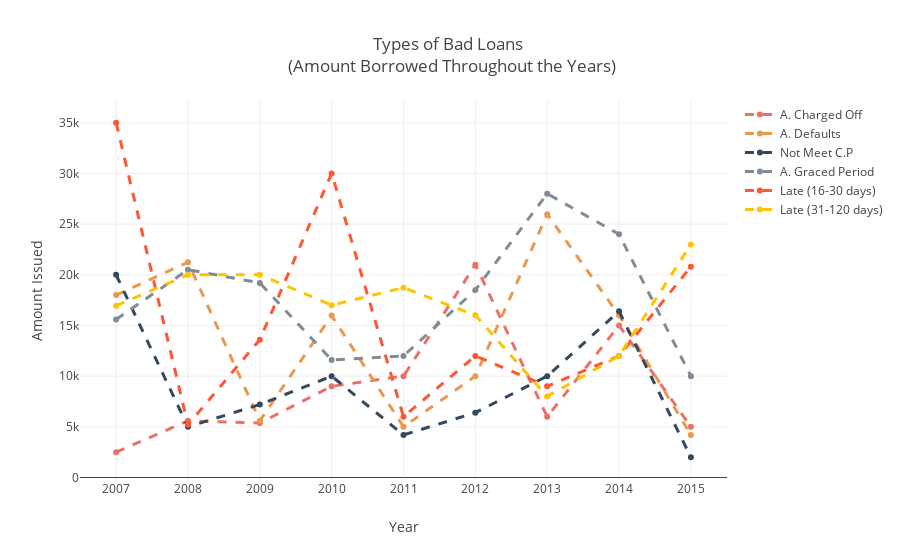

The notebook cell this image was saved under:
### Markdown cell above
Main factors that causes for a loan to be considered a "Bad Loan": low annual income, high debt to income, high interest rates, low grade

### Code cell
title = 'Bad Loans: Loan Statuses'

labels = bad_loan # All the elements that comprise a bad loan.

len(labels)
colors = ['rgba(236, 112, 99, 1)', 'rgba(235, 152, 78, 1)', 'rgba(52, 73, 94, 1)', 'rgba(128, 139, 150, 1)',
         'rgba(255, 87, 51, 1)', 'rgba(255, 195, 0, 1)']

mode_size = [8,8,8,8,8,8]

line_size = [2,2,2,2,2,2]

x_data = [
    sorted(df['year'].unique().tolist()),
    sorted(df['year'].unique().tolist()),
    sorted(df['year'].unique().tolist()),
    sorted(df['year'].unique().tolist()), 
    sorted(df['year'].unique().tolist()),
    sorted(df['year'].unique().tolist()),
]

# type of loans
charged_off = df['loan_amount'].loc[df['loan_status'] == 'Charged Off'].values.tolist()
defaults = df['loan_amount'].loc[df['loan_status'] == 'Default'].values.tolist()
not_credit_policy = df['loan_amount'].loc[df['loan_status'] == 'Does not meet the credit policy. Status:Charged Off'].values.tolist()
grace_period = df['loan_amount'].loc[df['loan_status'] == 'In Grace Period'].values.tolist()
short_late = df['loan_amount'].loc[df['loan_status'] == 'Late (16-30 days)'].values.tolist()
long_late = df['loan_amount'].loc[df['loan_status'] == 'Late (31-120 days)'].values.tolist()

y_data = [
    charged_off,
    defaults,
    not_credit_policy,
    grace_period,
    short_late,
    long_late,
]

p_charged_off = go.Scatter(
    x = x_data[0],
    y = y_data[0],
    name = 'A. Charged Off',
    line = dict(
        color = colors[0],
        width = 3,
        dash='dash')
)

p_defaults = go.Scatter(
    x = x_data[1],
    y = y_data[1],
    name = 'A. Defaults',
    line = dict(
        color = colors[1],
        width = 3,
        dash='dash')
)

p_credit_policy = go.Scatter(
    x = x_data[2],
    y = y_data[2],
    name = 'Not Meet C.P',
    line = dict(
        color = colors[2],
        width = 3,
        dash='dash')
)

p_graced = go.Scatter(
    x = x_data[3],
    y = y_data[3],
    name = 'A. Graced Period',
    line = dict(
        color = colors[3],
        width = 3,
        dash='dash')
)

p_short_late = go.Scatter(
    x = x_data[4],
    y = y_data[4],
    name = 'Late (16-30 days)',
    line = dict(
        color = colors[4],
        width = 3,
        dash='dash')
)

p_long_late = go.Scatter(
    x = x_data[5],
    y = y_data[5],
    name = 'Late (31-120 days)',
    line = dict(
        color = colors[5],
        width = 3,
        dash='dash')
)




data=[p_charged_off, p_defaults, p_credit_policy, p_graced, p_short_late, p_long_late]

layout = dict(title = 'Types of Bad Loans <br> (Amount Borrowed Throughout the Years)',
              xaxis = dict(title = 'Year'),
              yaxis = dict(title = 'Amount Issued'),
              )

fig = dict(data=data, layout=layout)

iplot(fig, filename='line-mode')

### Figure 1 — Plotly figure (JSON) as saved in the notebook; plotly's stock layout.template omitted (floating-point values rounded to 4 significant figures; data arrays with more than 128 entries replaced by an {"elided": "..."} marker saying what was removed)
{"data": [{"line": {"color": "rgba(236, 112, 99, 1)", "dash": "dash", "width": 3}, "name": "A. Charged Off", "type": "scatter", "uid": "71b96d51-d3d6-4a0a-bcc9-cb4f6806a6f5", "x": [2007, 2008, 2009, 2010, 2011, 2012, 2013, 2014, 2015], "y": {"elided": "45248 int values"}}, {"line": {"color": "rgba(235, 152, 78, 1)", "dash": "dash", "width": 3}, "name": "A. Defaults", "type": "scatter", "uid": "4658c026-8c7b-458a-857b-479f1d88f68a", "x": [2007, 2008, 2009, 2010, 2011, 2012, 2013, 2014, 2015], "y": {"elided": "1219 int values"}}, {"line": {"color": "rgba(52, 73, 94, 1)", "dash": "dash", "width": 3}, "name": "Not Meet C.P", "type": "scatter", "uid": "aad21c71-0de5-4e22-addc-30f49ed433e6", "x": [2007, 2008, 2009, 2010, 2011, 2012, 2013, 2014, 2015], "y": {"elided": "761 int values"}}, {"line": {"color": "rgba(128, 139, 150, 1)", "dash": "dash", "width": 3}, "name": "A. Graced Period", "type": "scatter", "uid": "31b31f88-611c-42f0-a5bc-470afbbe8a8a", "x": [2007, 2008, 2009, 2010, 2011, 2012, 2013, 2014, 2015], "y": {"elided": "6253 int values"}}, {"line": {"color": "rgba(255, 87, 51, 1)", "dash": "dash", "width": 3}, "name": "Late (16-30 days)", "type": "scatter", "uid": "21465852-ae14-482a-ad43-c596c1252f37", "x": [2007, 2008, 2009, 2010, 2011, 2012, 2013, 2014, 2015], "y": {"elided": "2357 int values"}}, {"line": {"color": "rgba(255, 195, 0, 1)", "dash": "dash", "width": 3}, "name": "Late (31-120 days)", "type": "scatter", "uid": "6ae5906c-6f08-4dbd-bebd-02ccb9cef690", "x": [2007, 2008, 2009, 2010, 2011, 2012, 2013, 2014, 2015], "y": {"elided": "11591 int values"}}], "layout": {"title": {"text": "Types of Bad Loans <br> (Amount Borrowed Throughout the Years)"}, "xaxis": {"title": {"text": "Year"}}, "yaxis": {"title": {"text": "Amount Issued"}}}}
